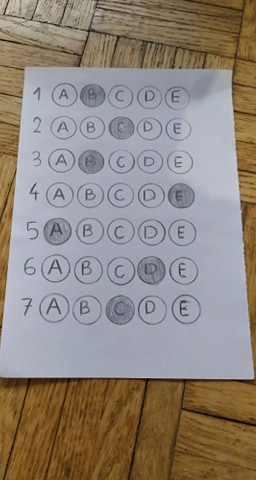
#> input picture test1/sheets/Jan_Kowalski_1.jpg, 256 x 480 px
$ python -i test_grader.py   (imports and definitions only)
#> lines starting #> are read from the running program, lines starting #| are printed output that depends on the picture; after the words box and inside, x2 and y2 are one past the last pixel; in counts of white or black regions, pixels touching at a corner belong together
#> further down, picture is the input picture: shape (480, 256, 3); mean B, G, R 125.8, 134.8, 144.3
from imutils import contours
from imutils.perspective import four_point_transform
import numpy as np
import imutils
import cv2
from skimage.measure import label, regionprops


def obtain_silhouette(input_image):
    """Obtain silhouette of the document by converting it to greyscale, blurring and finding edges

    :param input_image: image to obtain silhouette
    :return: tuple containing silhouette of the input image and grayscale image
    """
    gray = cv2.cvtColor(input_image, cv2.COLOR_BGR2GRAY)
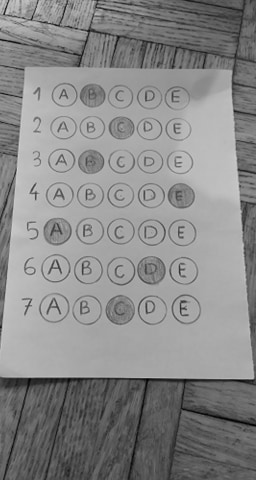
#> gray: shape (480, 256); min 1, max 215, mean 136.6
    blurred = cv2.GaussianBlur(gray, (5, 5), 0)
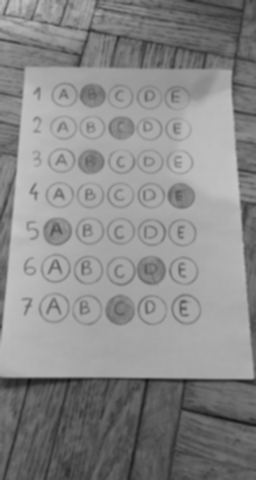
#> blurred: shape (480, 256); min 19, max 197, mean 136.6
    edged = cv2.Canny(blurred, 75, 200)
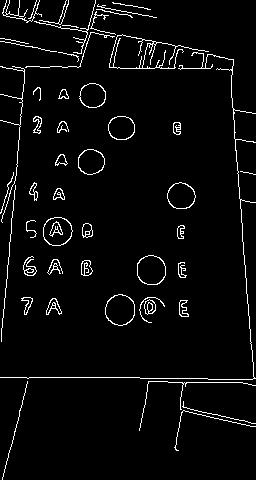
#> edged: shape (480, 256); 4% white in thin lines or dots
    return edged, gray


# [198 lines left out: functions get_paper_contour, perspective_transform, get_all_questions_contours, get_marked_answer, check_answers, grade_test, not called in this run]

>>> import cv2
>>> picture = cv2.imread('test1/sheets/Jan_Kowalski_1.jpg')
>>> result = obtain_silhouette(picture)

$ run again, on test1/sheets/Jan_Kowalski_10.jpg
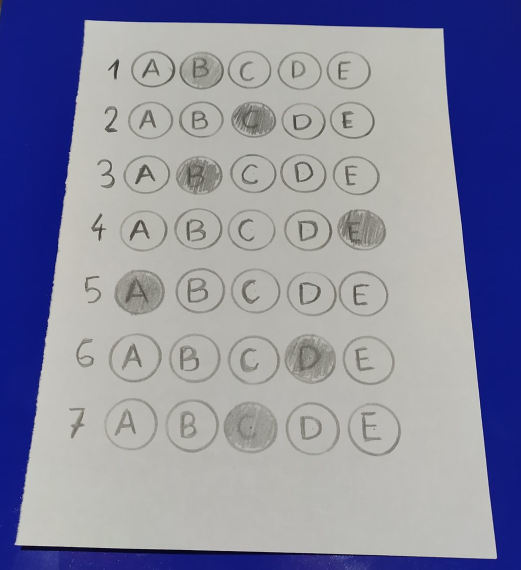
#> input picture test1/sheets/Jan_Kowalski_10.jpg, 1041 x 1140 px (shown at 1/2 size)
#> picture is the input picture: shape (1140, 1041, 3); mean B, G, R 160.9, 140.1, 138.5
#> in obtain_silhouette, `gray = cv2.cvtColor(input_image, cv2.COLOR_BGR2GRAY)`:
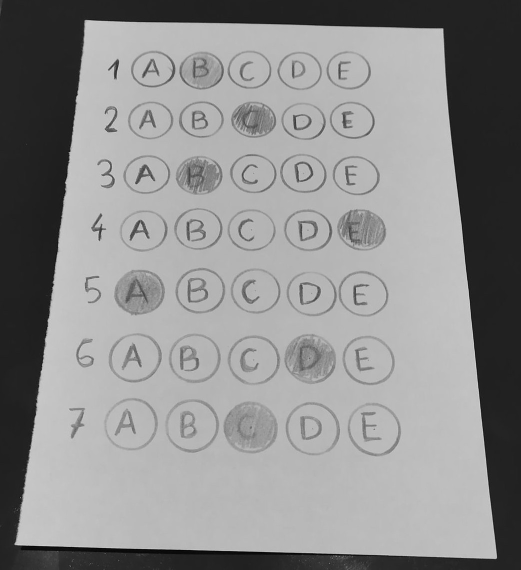
#> gray: shape (1140, 1041) (shown at 1/2 size); min 1, max 226, mean 142.1
#> in obtain_silhouette, `edged = cv2.Canny(blurred, 75, 200)`:
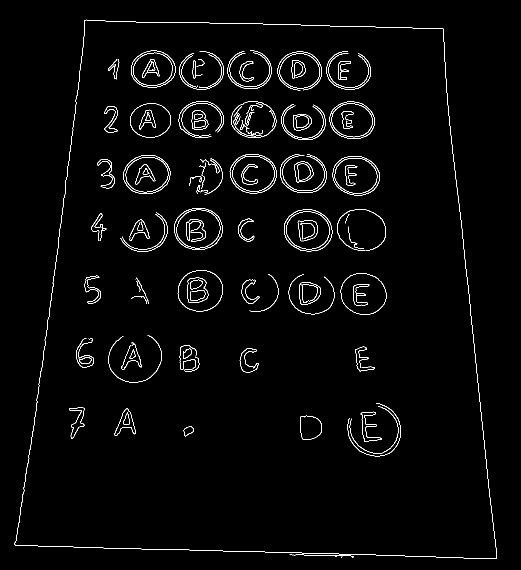
#> edged: shape (1140, 1041) (shown at 1/2 size); 2.1% white in thin lines or dots, all inside (x1, y1, x2, y2) = (29, 39, 994, 1118)

$ run again, on test1/sheets/Jan_Kowalski_2.jpg
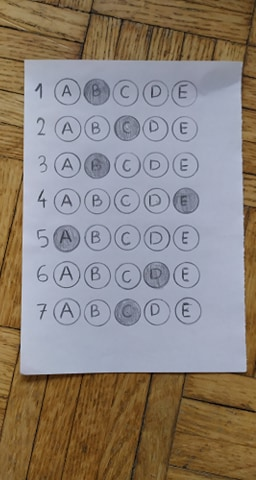
#> input picture test1/sheets/Jan_Kowalski_2.jpg, 256 x 480 px
#> picture is the input picture: shape (480, 256, 3); mean B, G, R 122.8, 130.8, 140.8
#> in obtain_silhouette, `blurred = cv2.GaussianBlur(gray, (5, 5), 0)`:
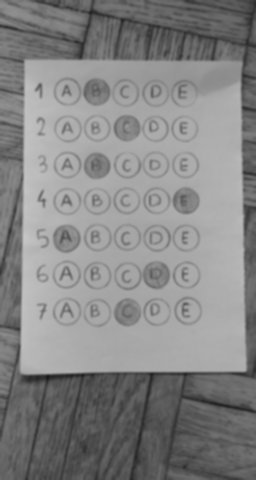
#> blurred: shape (480, 256); min 24, max 197, mean 133
#> in obtain_silhouette, `edged = cv2.Canny(blurred, 75, 200)`:
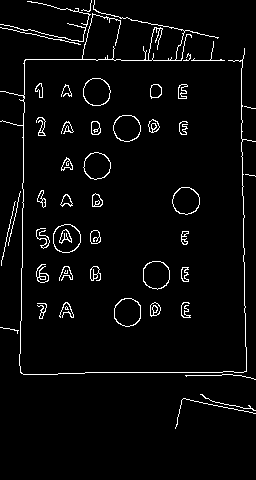
#> edged: shape (480, 256); 3.7% white in thin lines or dots, all inside (x1, y1, x2, y2) = (0, 0, 256, 429)
